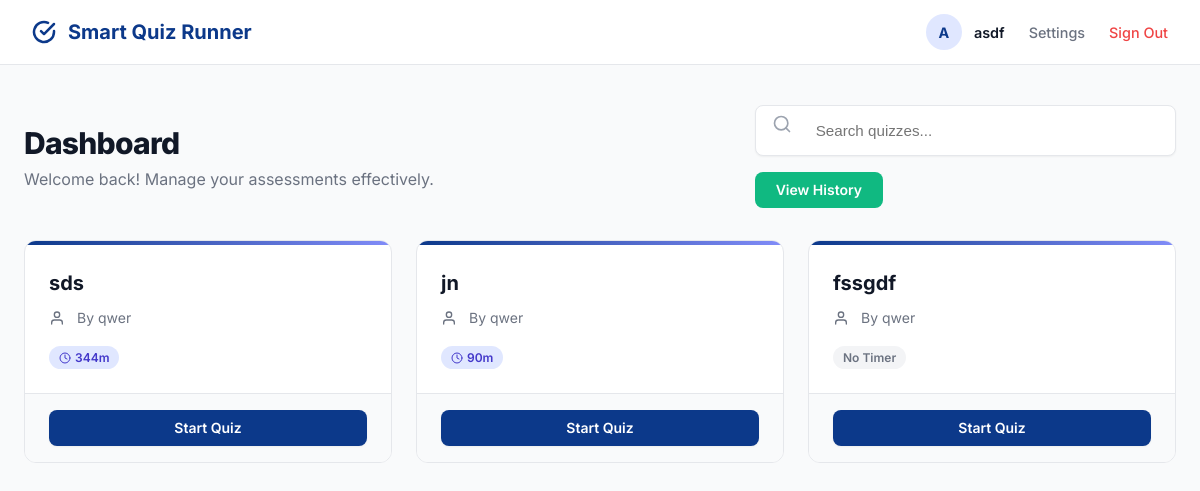
The app's page /dashboard (signed in) with its own data.
### tables this page shows
CREATE TABLE quizzes (
    id INTEGER PRIMARY KEY AUTOINCREMENT,
    title TEXT NOT NULL,
    creator_id INTEGER NOT NULL, time_limit INTEGER DEFAULT 0, strict_mode INTEGER DEFAULT 0, deadline TEXT, passing_score INTEGER DEFAULT 0, max_attempts INTEGER DEFAULT 0,
    FOREIGN KEY (creator_id) REFERENCES users (id)
);

CREATE TABLE users (
    id INTEGER PRIMARY KEY AUTOINCREMENT,
    username TEXT UNIQUE NOT NULL,
    password TEXT NOT NULL,
    role TEXT NOT NULL CHECK(role IN ('student', 'teacher'))
, full_name TEXT, profile_image TEXT);

### app.py (the view)
@app.route('/dashboard')
def dashboard():
    if 'user_id' not in session: return redirect(url_for('login'))
    search = request.args.get('q', '')
    conn = get_db_connection()
    query = '''SELECT q.*, u.username as creator_name FROM quizzes q JOIN users u ON q.creator_id = u.id'''
    params = []
    if session['role'] == 'teacher':
        query += ' WHERE q.creator_id = ?'
        params.append(session['user_id'])
        if search:
            query += ' AND q.title LIKE ?'
            params.append(f'%{search}%')
    elif search:
        query += ' WHERE q.title LIKE ?'
        params.append(f'%{search}%')
    quizzes = conn.execute(query, params).fetchall()
    conn.close()
    return render_template('dashboard.html', quizzes=quizzes, search_query=search)

### app.py (called while the page is built)
def get_db_connection():
    conn = sqlite3.connect('database.db')
    conn.row_factory = sqlite3.Row
    return conn

### templates/dashboard.html (shortened to what this page needs)
<!DOCTYPE html>
<html lang="en">
<head>
</head>
<body>
<nav class="navbar">
    <div class="nav-content">
        <a href="/dashboard" class="brand">
            <svg width="24" height="24" viewBox="0 0 24 24" fill="none" stroke="currentColor" stroke-width="2.5" stroke-linecap="round" stroke-linejoin="round" class="text-indigo-600"><path d="M22 11.08V12a10 10 0 1 1-5.93-9.14"></path><polyline points="22 4 12 14.01 9 11.01"></polyline></svg>
            Smart Quiz Runner
        </a>
        <div class="user-nav">
            <div class="user-info">
                {% if session['profile_image'] %}
                    <img src="{{ url_for('static', filename='uploads/' + session['profile_image']) }}" class="user-avatar">
                {% else %}
                    <div class="user-avatar-placeholder">{{ session['username'][0]|upper }}</div>
                {% endif %}
                <span class="user-name">{{ session.get('full_name', session['username']) }}</span>
            </div>
            <a href="/profile" class="nav-link">Settings</a>
            <a href="/logout" class="nav-link danger">Sign Out</a>
        </div>
    </div>
</nav>
<div class="container">
    <div class="controls-header">
        <div class="page-title">
            <h1>Dashboard</h1>
            <p>Welcome back! Manage your assessments effectively.</p>
        </div>
        <div style="display: flex; gap: 1rem; align-items: center; flex-wrap: wrap;">
            <form action="/dashboard" method="GET" class="search-bar-container">
                <svg width="20" height="20" viewBox="0 0 24 24" fill="none" stroke="currentColor" stroke-width="2" stroke-linecap="round" stroke-linejoin="round" style="color: #9ca3af; margin-left: 0.5rem;"><circle cx="11" cy="11" r="8"></circle><line x1="21" y1="21" x2="16.65" y2="16.65"></line></svg>
                <input type="text" name="q" class="search-input" placeholder="Search quizzes..." value="{{ search_query }}">
            </form>
            {% if session['role'] == 'teacher' %}
                <a href="/create_quiz" class="btn btn-primary">
                    <svg width="20" height="20" viewBox="0 0 24 24" fill="none" stroke="currentColor" stroke-width="2" stroke-linecap="round" stroke-linejoin="round" style="margin-right: 6px;"><line x1="12" y1="5" x2="12" y2="19"></line><line x1="5" y1="12" x2="19" y2="12"></line></svg>
                    Create Quiz
                </a>
            {% else %}
                <a href="/my_results" class="btn btn-success">View History</a>
            {% endif %}
        </div>
    </div>
    <div class="grid">
    {% for quiz in quizzes %}
        <div class="card">
            <div class="card-top-accent"></div>
            <div class="card-body">
                <h3 class="card-title">{{ quiz['title'] }}</h3>
                {% if session['role'] == 'student' %}
                    <div class="card-meta">
                        <svg width="16" height="16" viewBox="0 0 24 24" fill="none" stroke="currentColor" stroke-width="2" stroke-linecap="round" stroke-linejoin="round" style="margin-right: 4px;"><path d="M20 21v-2a4 4 0 0 0-4-4H8a4 4 0 0 0-4 4v2"></path><circle cx="12" cy="7" r="4"></circle></svg>
                        By {{ quiz['creator_name'] }}
                    </div>
                {% endif %}
                <div class="tags">
                    {% if quiz['time_limit'] > 0 %}
                        <span class="tag tag-time">
                            <svg width="12" height="12" viewBox="0 0 24 24" fill="none" stroke="currentColor" stroke-width="2" stroke-linecap="round" stroke-linejoin="round"><circle cx="12" cy="12" r="10"></circle><polyline points="12 6 12 12 16 14"></polyline></svg>
                            {{ quiz['time_limit'] }}m
                        </span>
                    {% else %}
                        <span class="tag">No Timer</span>
                    {% endif %}
                </div>
            </div>
            <div class="card-footer">
                {% if session['role'] == 'student' %}
                    <a href="/take_quiz/{{ quiz['id'] }}" class="btn btn-primary" style="width: 100%">Start Quiz</a>
                {% endif %}
            </div>
        </div>
    {% endfor %}
    </div>
</div>
</body>
</html>

### templates/dashboard.html (style rules this page uses)
:root { --primary: #0C398A; --primary-hover: #082866; --surface: #ffffff; --background: #f9fafb; --text-main: #111827; --text-secondary: #6b7280; --border: #e5e7eb; --danger: #ef4444; --danger-hover: #dc2626; --success: #10b981; --shadow-sm: 0 1px 2px 0 rgba(0, 0, 0, 0.05); --shadow-md: 0 4px 6px -1px rgba(0, 0, 0, 0.1), 0 2px 4px -1px rgba(0, 0, 0, 0.06); }
body { font-family: 'Inter', system-ui, -apple-system, sans-serif; background-color: var(--background); color: var(--text-main); margin: 0; padding-bottom: 4rem; -webkit-font-smoothing: antialiased; }
.navbar { background: var(--surface); border-bottom: 1px solid var(--border); height: 64px; display: flex; align-items: center; position: sticky; top: 0; z-index: 50; padding: 0 2rem; }
.nav-content { max-width: 1200px; width: 100%; margin: 0 auto; display: flex; justify-content: space-between; align-items: center; }
.brand { font-size: 1.25rem; font-weight: 700; color: var(--primary); display: flex; align-items: center; gap: 0.75rem; text-decoration: none; }
.user-nav { display: flex; align-items: center; gap: 1.5rem; }
.user-info { display: flex; align-items: center; gap: 0.75rem; }
.user-avatar-placeholder { width: 36px; height: 36px; border-radius: 50%; background: #e0e7ff; color: var(--primary); display: grid; place-items: center; font-weight: 700; font-size: 0.9rem; }
.user-name { font-weight: 600; font-size: 0.9rem; color: var(--text-main); }
.nav-link { text-decoration: none; color: var(--text-secondary); font-size: 0.9rem; font-weight: 500; transition: color 0.2s; }
.nav-link.danger { color: var(--danger); }
.container { max-width: 1200px; margin: 2.5rem auto; padding: 0 1.5rem; }
.controls-header { display: flex; justify-content: space-between; align-items: center; margin-bottom: 2rem; flex-wrap: wrap; gap: 1rem; }
.page-title h1 { font-size: 1.875rem; font-weight: 800; margin: 0; color: #111827; letter-spacing: -0.025em; }
.page-title p { margin: 0.5rem 0 0; color: var(--text-secondary); }
.search-bar-container { display: flex; gap: 1rem; background: var(--surface); padding: 0.5rem; border-radius: 8px; border: 1px solid var(--border); box-shadow: var(--shadow-sm); width: 100%; max-width: 500px; }
.search-input { flex: 1; border: none; outline: none; font-size: 0.95rem; color: var(--text-main); padding: 0.5rem; }
.grid { display: grid; grid-template-columns: repeat(auto-fill, minmax(350px, 1fr)); gap: 1.5rem; }
.card { background: var(--surface); border: 1px solid var(--border); border-radius: 12px; overflow: hidden; transition: all 0.2s ease; display: flex; flex-direction: column; position: relative; }
.card-top-accent { height: 4px; background: linear-gradient(to right, var(--primary), #818cf8); width: 100%; }
.card-body { padding: 1.5rem; flex-grow: 1; }
.card-title { margin: 0 0 0.75rem 0; font-size: 1.25rem; font-weight: 700; color: var(--text-main); line-height: 1.4; }
.card-meta { font-size: 0.875rem; color: var(--text-secondary); margin-bottom: 1.25rem; display: flex; align-items: center; gap: 0.5rem; }
.tags { display: flex; gap: 0.5rem; flex-wrap: wrap; margin-top: auto; }
.tag { font-size: 0.75rem; padding: 4px 10px; border-radius: 9999px; font-weight: 600; background: #f3f4f6; color: var(--text-secondary); display: inline-flex; align-items: center; gap: 4px; }
.tag-time { background: #e0e7ff; color: #4338ca; }
.card-footer { padding: 1rem 1.5rem; background: #f9fafb; border-top: 1px solid var(--border); display: flex; gap: 0.75rem; justify-content: flex-end; align-items: center; }
.btn { display: inline-flex; align-items: center; justify-content: center; padding: 0.625rem 1.25rem; border-radius: 8px; font-size: 0.875rem; font-weight: 600; text-decoration: none; cursor: pointer; border: 1px solid transparent; transition: all 0.2s; line-height: 1; }
.btn-primary { background-color: var(--primary); color: white; box-shadow: 0 1px 2px 0 rgba(0, 0, 0, 0.05); }
.btn-success { background-color: var(--success); color: white; }

### records on screen
quizzes: title "sds", creator_name "qwer", time_limit "344"
quizzes: title "jn", creator_name "qwer", time_limit "90", {{ quiz['id'] }} 10 (drawn)
quizzes: title "fssgdf", creator_name "qwer", time_limit "No Timer"

### other values on screen
{{ session['username'][0]|upper }} "A"
{{ session.get('full_name', session['username']) }} "asdf"
